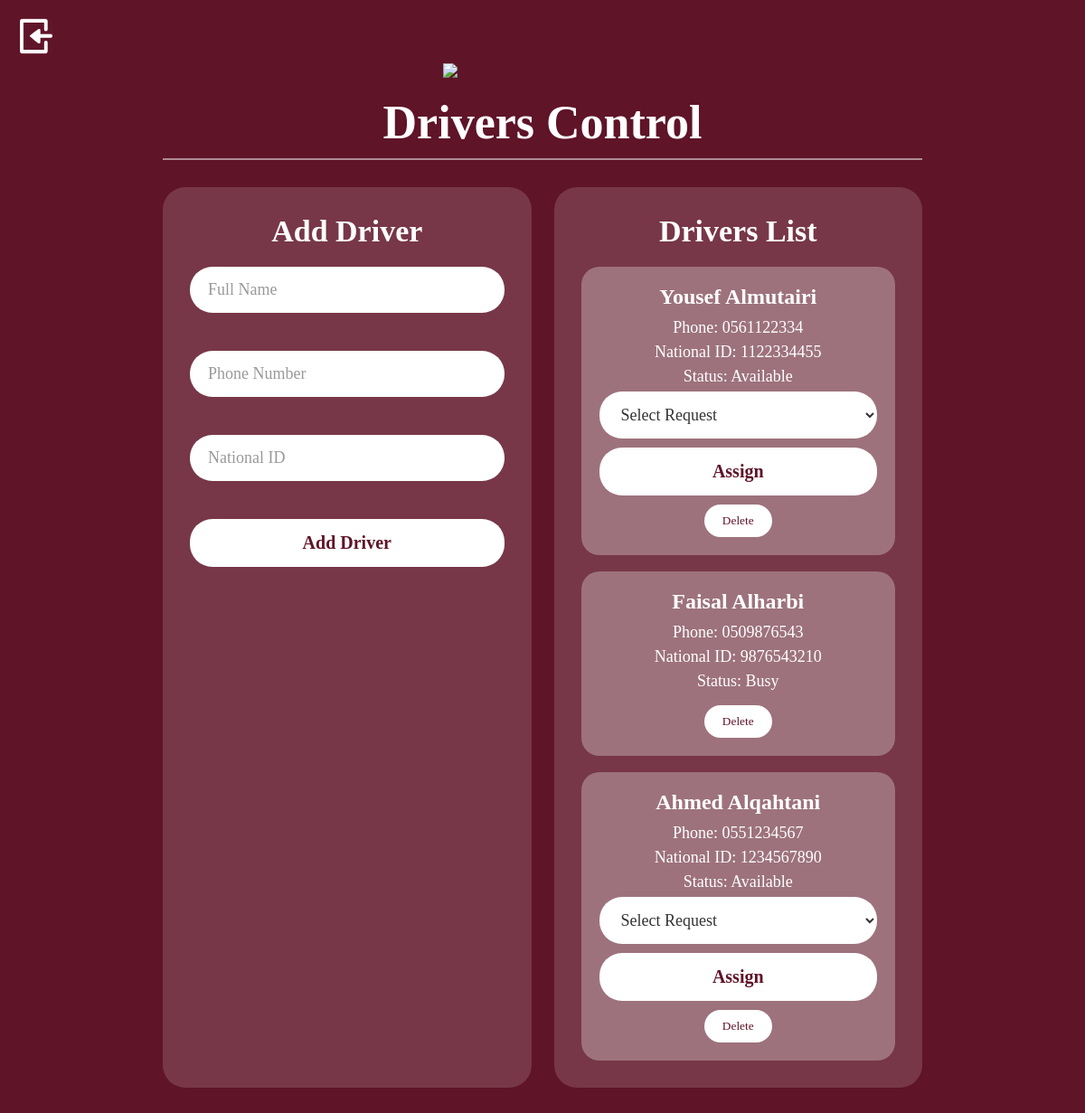
Page /drivers_control.php on the committed database.
### tables this page shows
CREATE TABLE `driver` (
  `DriverID` int(11) NOT NULL,
  `FullName` varchar(50) NOT NULL,
  `PhoneNumber` varchar(10) NOT NULL,
  `NationalID` varchar(10) NOT NULL,
  `Status` varchar(10) NOT NULL,
  `AdminID` int(11) DEFAULT NULL
);

### drivers_control.php (the view, shortened to what this page needs)
<?php
require_once "db_connection.php";
$nameError = "";
$phoneError = "";
$idError = "";
$driversResult = $conn->query("SELECT DriverID, FullName, PhoneNumber, NationalID, Status FROM driver ORDER BY DriverID DESC");
$pendingRequests = [];
$requestsResult = $conn->query("SELECT RequestID FROM request WHERE Status = 'Pending' ORDER BY RequestID DESC");
while ($row = $requestsResult->fetch_assoc()) {
    $pendingRequests[] = $row;
}
?>
<!DOCTYPE html>
<html lang="en">
<head>
  <link rel="stylesheet" href="style.css">
</head>
<body class="drivers-page">
  <div class="container">
    <div class="top-bar">
      <a href="loginAsAdmin.php">
        <img src="images/logout.png" class="logout-icon">
      </a>
    </div>
    <div class="logo-container">
      <img src="images/thamen.bmp" class="logo">
    </div>
    <h1 class="page-title">Drivers Control</h1>
    <div class="divider"></div>
    <div class="layout">
      <div class="box">
        <h2>Add Driver</h2>
        <form method="post">
          <div class="input-group">
            <input type="text" name="fullName" class="input-field" placeholder="Full Name" value="<?php echo isset($_POST['fullName']) ? htmlspecialchars($_POST['fullName']) : ''; ?>">
            <span class="error-text"><?php echo $nameError; ?></span>
          </div>
          <div class="input-group">
            <input type="text" name="phoneNumber" class="input-field" placeholder="Phone Number" value="<?php echo isset($_POST['phoneNumber']) ? htmlspecialchars($_POST['phoneNumber']) : ''; ?>">
            <span class="error-text"><?php echo $phoneError; ?></span>
          </div>
          <div class="input-group">
            <input type="text" name="nationalId" class="input-field" placeholder="National ID" value="<?php echo isset($_POST['nationalId']) ? htmlspecialchars($_POST['nationalId']) : ''; ?>">
            <span class="error-text"><?php echo $idError; ?></span>
          </div>
          <button type="submit" name="add_driver" class="btn">Add Driver</button>
        </form>
      </div>
      <div class="box">
        <h2>Drivers List</h2>
        <div class="driver-list">
          <?php while ($driver = $driversResult->fetch_assoc()): ?>
            <div class="driver-card">
              <h4><?php echo $driver["FullName"]; ?></h4>
              <p>Phone: <?php echo $driver["PhoneNumber"]; ?></p>
              <p>National ID: <?php echo $driver["NationalID"]; ?></p>
              <p>Status: <?php echo $driver["Status"]; ?></p>
              <?php if ($driver["Status"] === "Available"): ?>
                <?php if (count($pendingRequests) > 0): ?>
                  <form method="post">
                    <select name="request_id" class="input-field" required>
                      <option value="">Select Request</option>
                    </select>
                    <button type="submit" name="assign_request" class="btn">Assign</button>
                  </form>
                <?php else: ?>
                  <p>No pending requests</p>
                <?php endif; ?>
              <?php endif; ?>
              <form method="post">
                <button type="submit" name="delete_driver" class="delete-btn" onclick="return confirm('Are you sure?')">Delete</button>
              </form>
            </div>
          <?php endwhile; ?>
        </div>
      </div>
    </div>
  </div>
</body>
</html>

### style.css (style rules this page uses)
* { margin: 0; padding: 0; box-sizing: border-box; font-family: serif; }
body { background-color: #5f1428; min-height: 100vh; color: white; }
.container { width: 100%; max-width: 500px; padding: 40px 30px; text-align: center; margin: 0 auto; }
.logo-container { margin-bottom: 20px; display: flex; justify-content: center; }
.logo { width: 400px; }
.page-title { text-align: center; font-size: 52px; margin-bottom: 10px; }
.divider { width: 100%; height: 2px; background-color: white; margin: 10px 0 30px; opacity: 0.5; }
.input-group { margin-bottom: 20px; width: 100%; }
.input-field { width: 100%; padding: 15px 20px; border: none; border-radius: 25px; background-color: white; color: #333; font-size: 20px; outline: none; }
.input-field::placeholder { color: #999; }
.btn, .role-btn, .login-btn { width: 100%; padding: 15px 20px; background-color: white; color: #5f1428; border: none; border-radius: 25px; font-size: 18px; font-weight: 500; cursor: pointer; text-decoration: none; transition: background-color 0.2s; display: block; text-align: center; }
.logout-icon { width: 40px; height: 40px; object-fit: contain; filter: brightness(0) invert(1); }
.drivers-page { min-height: 100vh; padding: 30px 20px; display: block; }
.drivers-page .container { width: 90%; max-width: 900px; margin: 0 auto; padding: 40px 30px; text-align: center; }
.drivers-page .top-bar { position: fixed; top: 20px; left: 20px; z-index: 9999; display: block; margin: 0; width: auto; filter: none; }
.drivers-page .top-bar a { display: inline-block; text-decoration: none; }
.drivers-page .top-bar img { width: 40px; height: 40px; object-fit: contain; display: block; filter: brightness(0) invert(1); }
.drivers-page .logo-container { text-align: center; margin-bottom: 20px; }
.drivers-page .logo { width: 220px; max-width: 100%; }
.drivers-page .page-title { text-align: center; font-size: 52px; margin-bottom: 10px; }
.drivers-page .layout { display: grid; grid-template-columns: 1fr 1fr; gap: 25px; }
.drivers-page .box { background-color: rgba(255, 255, 255, 0.15); padding: 30px; border-radius: 25px; text-align: center; }
.drivers-page .box h2 { font-size: 34px; margin-bottom: 20px; }
.drivers-page .input-group { margin-bottom: 18px; }
.drivers-page .input-field { width: 100%; padding: 15px 20px; margin-bottom: 0; border: none; border-radius: 25px; font-size: 18px; background-color: white; color: #333; }
.drivers-page .error-text { display: block; color: #ffd7df; font-size: 14px; margin-top: 6px; min-height: 18px; text-align: left; }
.drivers-page .btn { width: 100%; padding: 15px 20px; background-color: white; color: #5f1428; border: none; border-radius: 25px; font-size: 20px; font-weight: 600; cursor: pointer; margin-top: 10px; }
.drivers-page .driver-list { display: flex; flex-direction: column; gap: 18px; }
.drivers-page .driver-card { background-color: rgb(157, 114, 125); border-radius: 20px; padding: 20px; margin-bottom: 0; text-align: center; }
.drivers-page .driver-card h4 { font-size: 24px; margin-bottom: 10px; }
.drivers-page .driver-card p { font-size: 18px; margin-bottom: 6px; }
.drivers-page .delete-btn { margin-top: 10px; padding: 10px 20px; border-radius: 20px; border: none; cursor: pointer; background: white; color: #5f1428; }

### rows in the picture
driver: FullName "Yousef Almutairi", PhoneNumber "0561122334", NationalID "1122334455", Status "Available"
driver: FullName "Faisal Alharbi", PhoneNumber "0509876543", NationalID "9876543210", Status "Busy"
driver: FullName "Ahmed Alqahtani", PhoneNumber "0551234567", NationalID "1234567890", Status "Available"
